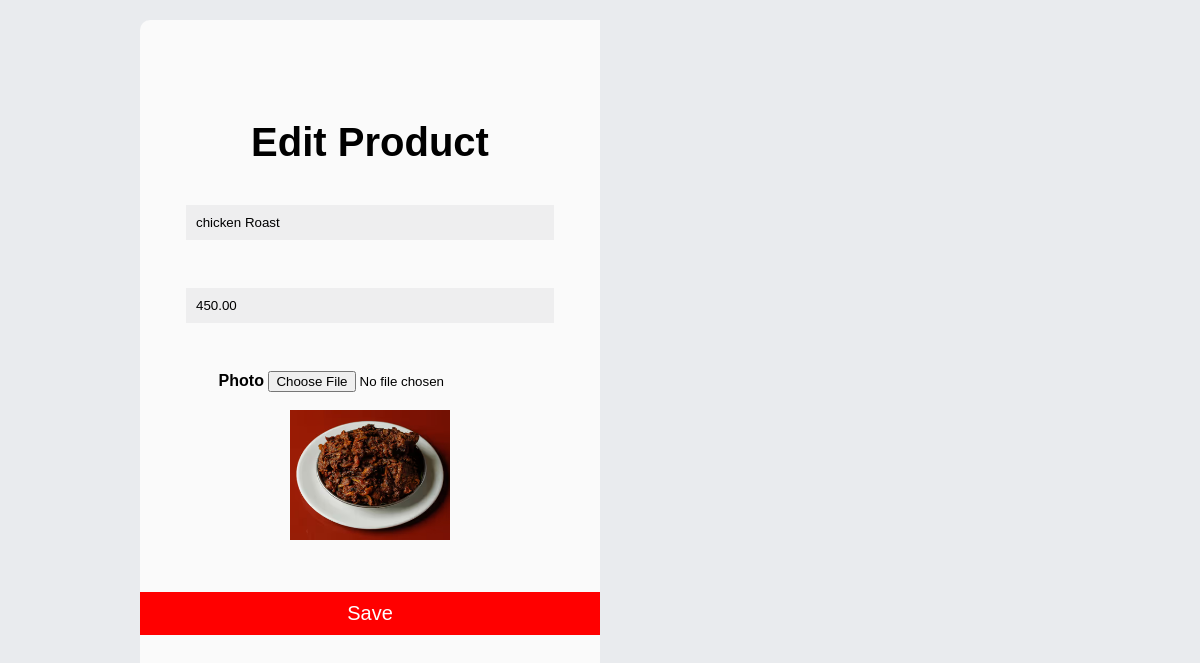
The page /edit_product_adm/6/ on the database its author committed.
### kfd/models.py (models this page shows, shortened)
class Product(models.Model):
    product_name = models.CharField(max_length=255)
    product_price = models.DecimalField(max_digits=10, decimal_places=2)
    photo = models.ImageField(upload_to='product_images/', blank=True, null=True)  # Add this field

### kfd/views.py (the view, shortened to what this page needs)
# urls.py: path('edit_product_adm/<int:id>/', kfd.views.edit_product_adm, name='edit_product_adm'),
def edit_product_adm(request, id):
    product = get_object_or_404(Product, id=id)  # Correct: lowercase instance
    return render(request, 'edit_product_adm.html', {'product': product})

### Templates/edit_product_adm.html (shortened to what this page needs)
<!DOCTYPE html>
<html lang="en">
<head>
</head>
<body>
<div class="container">
    <div class="login">
        <h1>Edit Product</h1>
        <form method="post" action="{% url 'edit_product_adm' product.id %}" enctype="multipart/form-data">
            <input type="text" size="25" name="product_name" value="{{ product.product_name }}" required ><br><br>
            <input type="number" step="0.01" size="25" name="product_price" value="{{ product.product_price }}" required><br><br>
            <label for="photo"><b>Photo</b></label>
            <input type="file" size="10" name="photo"><br><br>
            {% if product.photo %}
                <img src="{{ product.photo.url }}" alt="Current Image" style="width: 160px; height: 130px;"><br><br>
            {% endif %}
            <button type="submit">Save</button>
        </form>
    </div>
</div>
</body>
</html>

### Templates/edit_product_adm.html (style rules this page uses)
* { box-sizing: border-box; margin: 0; padding: 0; }
body { background: #e9ebee; display: flex; justify-content: center; align-items: center; height: 100vh; font-family: sans-serif; }
.container { width: 80%; margin: auto; padding: 20px; height: 100%; }
.login { width: 50%; background-color: #fafafa; height: 100%; border-radius: 10px 0 0 10px; text-align: center; padding-top: 100px; }
.login h1 { margin-bottom: 40px; font-size: 2.5em; }
input[type="email"], input[type="password"], input[type="text"], input[type="number"] { width: 80%; padding: 10px; margin-bottom: 30px; border: none; background-color: #eeeeef; }
.login button { width: 100%; margin: 30px 0; padding: 10px; border: none; background-color: red; color: #fff; font-size: 20px; cursor: pointer; transition: 0.3s all ease-in-out; }

### rows shown on the page
Product: product_name "chicken Roast", product_price "450.00", photo (picture)
